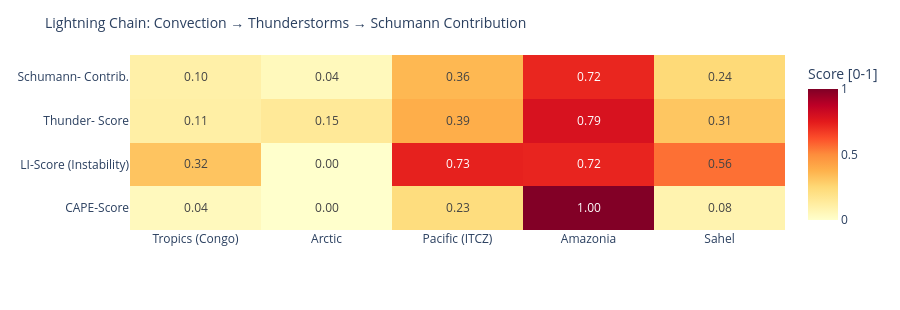

The cell this chart's notebook holds for it:
### Code cell
# ============================================================
# LIGHTNING CHAIN: Convection → Thunderstorms → Schumann
# Shows the causal chain per measurement point as heatmap
# ============================================================

def cape_score(v):
    """CAPE → normalized score [0,1]"""
    if v is None or pd.isna(v): return 0.0
    return min(1.0, float(v) / 3000)

def li_score(v):
    """Lifted Index: negative = unstable → score [0,1]"""
    if v is None or pd.isna(v): return 0.3
    return min(1.0, max(0.0, (-float(v) + 6) / 12))

def cloud_score(v):
    if v is None or pd.isna(v): return 0.3
    return float(v) / 100

def thunder_score(row):
    """Kombinierter Gewitterwahrscheinlichkeits-Score
    CAPE + LI + Bedeckung + WMO-Gewitter + konvektiver Niederschlag (showers)
    Hinweis: X-Ray und Kp sind kein Bestandteil – nur geomagn./solarer Kontext.
    """
    cs = cape_score(row.get('cape'))
    ls = li_score(row.get('li'))
    cl = cloud_score(row.get('cloud'))
    t  = 1.0 if row.get('thunderstorm') else 0.0
    # Convective precipitation (showers) as additional indicator
    sh = min(1.0, (row.get('showers') or 0) / 5.0)
    return round(cs * 0.30 + ls * 0.25 + cl * 0.15 + t * 0.20 + sh * 0.10, 3)

def schumann_contribution(t_score, lat):
    """Schumann contribution: higher in tropics (±30°), scaled by thunderstorm score"""
    lat_weight = max(0.3, 1.0 - abs(lat) / 60)
    return round(t_score * lat_weight, 3)

df_atm['cape_score']   = df_atm.apply(lambda r: cape_score(r['cape']), axis=1)
df_atm['li_score']     = df_atm.apply(lambda r: li_score(r['li']),    axis=1)
df_atm['thunder_score']= df_atm.apply(lambda r: thunder_score(r.to_dict()), axis=1)
df_atm['schumann_contribution'] = df_atm.apply(
    lambda r: schumann_contribution(r['thunder_score'], r['lat']), axis=1)

metrics = ['cape_score', 'li_score', 'thunder_score', 'schumann_contribution']
labels  = ['CAPE-Score', 'LI-Score\n(Instability)', 'Thunder-\nScore', 'Schumann-\nContrib.']
z_data  = [df_atm[m].tolist() for m in metrics]

fig = go.Figure(go.Heatmap(
    z=z_data,
    x=df_atm['point'].tolist(),
    y=labels,
    colorscale='YlOrRd',
    zmin=0, zmax=1,
    text=[[f'{v:.2f}' for v in row] for row in z_data],
    texttemplate='%{text}', textfont=dict(size=12),
    colorbar=dict(title='Score [0-1]')
))
fig.update_layout(
    title=dict(text='Lightning Chain: Convection → Thunderstorms → Schumann Contribution', font=dict(size=14)),
    height=310,
    plot_bgcolor='rgba(0,0,0,0)', paper_bgcolor='rgba(0,0,0,0)',
    margin=dict(l=130, r=80, t=55, b=80)
)
fig.show()

### Figure 1 — Plotly figure (JSON) as saved in the notebook; plotly's stock layout.template omitted (floating-point values rounded to 4 significant figures)
{"data": [{"colorbar": {"title": {"text": "Score [0-1]"}}, "colorscale": [[0.0, "rgb(255,255,204)"], [0.125, "rgb(255,237,160)"], [0.25, "rgb(254,217,118)"], [0.375, "rgb(254,178,76)"], [0.5, "rgb(253,141,60)"], [0.625, "rgb(252,78,42)"], [0.75, "rgb(227,26,28)"], [0.875, "rgb(189,0,38)"], [1.0, "rgb(128,0,38)"]], "text": [["0.04", "0.00", "0.23", "1.00", "0.08"], ["0.32", "0.00", "0.73", "0.72", "0.56"], ["0.11", "0.15", "0.39", "0.79", "0.31"], ["0.10", "0.04", "0.36", "0.72", "0.24"]], "textfont": {"size": 12}, "texttemplate": "%{text}", "type": "heatmap", "x": ["Tropics (Congo)", "Arctic", "Pacific (ITCZ)", "Amazonia", "Sahel"], "y": ["CAPE-Score", "LI-Score\n(Instability)", "Thunder-\nScore", "Schumann-\nContrib."], "z": [[0.04333, 0.0, 0.2267, 0.9967, 0.08333], [0.3167, 0.0, 0.7333, 0.725, 0.5583], [0.11, 0.15, 0.39, 0.788, 0.312], [0.103, 0.045, 0.357, 0.722, 0.244]], "zmax": 1, "zmin": 0}], "layout": {"height": 310, "margin": {"b": 80, "l": 130, "r": 80, "t": 55}, "paper_bgcolor": "rgba(0,0,0,0)", "plot_bgcolor": "rgba(0,0,0,0)", "title": {"font": {"size": 14}, "text": "Lightning Chain: Convection → Thunderstorms → Schumann Contribution"}}}
